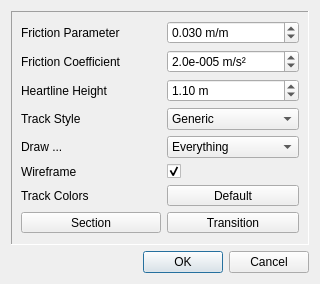
<?xml version="1.0" encoding="UTF-8"?>
<ui version="4.0">
 <class>TrackProperties</class>
 <widget class="QDialog" name="TrackProperties">
  <property name="geometry">
   <rect>
    <x>0</x>
    <y>0</y>
    <width>320</width>
    <height>284</height>
   </rect>
  </property>
  <property name="minimumSize">
   <size>
    <width>320</width>
    <height>284</height>
   </size>
  </property>
  <property name="maximumSize">
   <size>
    <width>320</width>
    <height>284</height>
   </size>
  </property>
  <property name="windowTitle">
   <string>Dialog</string>
  </property>
  <layout class="QGridLayout" name="gridLayout">
   <item row="0" column="0">
    <widget class="QFrame" name="trackFrame">
     <property name="maximumSize">
      <size>
       <width>16777215</width>
       <height>16777215</height>
      </size>
     </property>
     <property name="frameShape">
      <enum>QFrame::Panel</enum>
     </property>
     <property name="frameShadow">
      <enum>QFrame::Sunken</enum>
     </property>
     <layout class="QGridLayout" name="gridLayout_3">
      <item row="0" column="0">
       <widget class="QLabel" name="frictionLabel">
        <property name="minimumSize">
         <size>
          <width>140</width>
          <height>0</height>
         </size>
        </property>
        <property name="text">
         <string>Friction Parameter</string>
        </property>
       </widget>
      </item>
      <item row="0" column="1" colspan="2">
       <widget class="myQDoubleSpinBox" name="frictionBox">
        <property name="contextMenuPolicy">
         <enum>Qt::NoContextMenu</enum>
        </property>
        <property name="suffix">
         <string extracomment=" m/m"> m/m</string>
        </property>
        <property name="decimals">
         <number>3</number>
        </property>
        <property name="maximum">
         <double>2.000000000000000</double>
        </property>
        <property name="singleStep">
         <double>0.010000000000000</double>
        </property>
        <property name="value">
         <double>0.030000000000000</double>
        </property>
       </widget>
      </item>
      <item row="2" column="0">
       <widget class="QLabel" name="heartlineLabel">
        <property name="text">
         <string>Heartline Height</string>
        </property>
       </widget>
      </item>
      <item row="2" column="1" colspan="2">
       <widget class="myQDoubleSpinBox" name="heartlineBox">
        <property name="contextMenuPolicy">
         <enum>Qt::NoContextMenu</enum>
        </property>
        <property name="suffix">
         <string> m</string>
        </property>
        <property name="decimals">
         <number>2</number>
        </property>
        <property name="minimum">
         <double>-5.000000000000000</double>
        </property>
        <property name="maximum">
         <double>5.000000000000000</double>
        </property>
        <property name="singleStep">
         <double>0.100000000000000</double>
        </property>
        <property name="value">
         <double>1.100000000000000</double>
        </property>
       </widget>
      </item>
      <item row="6" column="0">
       <widget class="QLabel" name="colorLabel">
        <property name="text">
         <string>Track Colors</string>
        </property>
       </widget>
      </item>
      <item row="7" column="1" colspan="2">
       <widget class="QPushButton" name="transitionColorButton">
        <property name="sizePolicy">
         <sizepolicy hsizetype="Minimum" vsizetype="Minimum">
          <horstretch>0</horstretch>
          <verstretch>0</verstretch>
         </sizepolicy>
        </property>
        <property name="maximumSize">
         <size>
          <width>16777215</width>
          <height>21</height>
         </size>
        </property>
        <property name="text">
         <string>Transition</string>
        </property>
       </widget>
      </item>
      <item row="6" column="1" colspan="2">
       <widget class="QPushButton" name="defaultColorButton">
        <property name="sizePolicy">
         <sizepolicy hsizetype="Minimum" vsizetype="Minimum">
          <horstretch>0</horstretch>
          <verstretch>0</verstretch>
         </sizepolicy>
        </property>
        <property name="maximumSize">
         <size>
          <width>16777215</width>
          <height>21</height>
         </size>
        </property>
        <property name="text">
         <string>Default</string>
        </property>
       </widget>
      </item>
      <item row="7" column="0">
       <widget class="QPushButton" name="sectionColorButton">
        <property name="sizePolicy">
         <sizepolicy hsizetype="Minimum" vsizetype="Minimum">
          <horstretch>0</horstretch>
          <verstretch>0</verstretch>
         </sizepolicy>
        </property>
        <property name="maximumSize">
         <size>
          <width>16777215</width>
          <height>21</height>
         </size>
        </property>
        <property name="text">
         <string>Section</string>
        </property>
       </widget>
      </item>
      <item row="4" column="0">
       <widget class="QLabel" name="label">
        <property name="text">
         <string>Draw ...</string>
        </property>
       </widget>
      </item>
      <item row="4" column="1" colspan="2">
       <widget class="QComboBox" name="drawBox">
        <item>
         <property name="text">
          <string>Everything</string>
         </property>
        </item>
        <item>
         <property name="text">
          <string>Track only</string>
         </property>
        </item>
        <item>
         <property name="text">
          <string>Heartline only</string>
         </property>
        </item>
       </widget>
      </item>
      <item row="3" column="0">
       <widget class="QLabel" name="label_2">
        <property name="text">
         <string>Track Style</string>
        </property>
       </widget>
      </item>
      <item row="3" column="1" colspan="2">
       <widget class="QComboBox" name="styleBox">
        <item>
         <property name="text">
          <string>Generic</string>
         </property>
        </item>
        <item>
         <property name="text">
          <string>Generic Flat</string>
         </property>
        </item>
        <item>
         <property name="text">
          <string>Vekoma</string>
         </property>
        </item>
        <item>
         <property name="text">
          <string>B&amp;M</string>
         </property>
        </item>
        <item>
         <property name="text">
          <string>Triangle</string>
         </property>
        </item>
        <item>
         <property name="text">
          <string>Box</string>
         </property>
        </item>
        <item>
         <property name="text">
          <string>Small Flat</string>
         </property>
        </item>
        <item>
         <property name="text">
          <string>Double Spine</string>
         </property>
        </item>
       </widget>
      </item>
      <item row="5" column="1">
       <widget class="QCheckBox" name="wireframeBox">
        <property name="text">
         <string/>
        </property>
        <property name="checked">
         <bool>true</bool>
        </property>
       </widget>
      </item>
      <item row="5" column="0">
       <widget class="QLabel" name="label_3">
        <property name="text">
         <string>Wireframe</string>
        </property>
       </widget>
      </item>
      <item row="1" column="0">
       <widget class="QLabel" name="resistanceLabel">
        <property name="minimumSize">
         <size>
          <width>140</width>
          <height>0</height>
         </size>
        </property>
        <property name="text">
         <string>Friction Coefficient</string>
        </property>
       </widget>
      </item>
      <item row="1" column="1" colspan="2">
       <widget class="myQDoubleSpinBox" name="resistanceBox">
        <property name="contextMenuPolicy">
         <enum>Qt::NoContextMenu</enum>
        </property>
        <property name="suffix">
         <string>e-005 m/s²</string>
        </property>
        <property name="decimals">
         <number>1</number>
        </property>
        <property name="maximum">
         <double>100.000000000000000</double>
        </property>
        <property name="singleStep">
         <double>1.000000000000000</double>
        </property>
        <property name="value">
         <double>2.000000000000000</double>
        </property>
       </widget>
      </item>
     </layout>
    </widget>
   </item>
   <item row="1" column="0">
    <widget class="QDialogButtonBox" name="buttonBox">
     <property name="orientation">
      <enum>Qt::Horizontal</enum>
     </property>
     <property name="standardButtons">
      <set>QDialogButtonBox::Cancel|QDialogButtonBox::Ok</set>
     </property>
    </widget>
   </item>
  </layout>
 </widget>
 <customwidgets>
  <customwidget>
   <class>myQDoubleSpinBox</class>
   <extends>QDoubleSpinBox</extends>
   <header>myqdoublespinbox.h</header>
  </customwidget>
 </customwidgets>
 <resources/>
 <connections>
  <connection>
   <sender>buttonBox</sender>
   <signal>accepted()</signal>
   <receiver>TrackProperties</receiver>
   <slot>accept()</slot>
   <hints>
    <hint type="sourcelabel">
     <x>248</x>
     <y>254</y>
    </hint>
    <hint type="destinationlabel">
     <x>157</x>
     <y>274</y>
    </hint>
   </hints>
  </connection>
  <connection>
   <sender>buttonBox</sender>
   <signal>rejected()</signal>
   <receiver>TrackProperties</receiver>
   <slot>reject()</slot>
   <hints>
    <hint type="sourcelabel">
     <x>316</x>
     <y>260</y>
    </hint>
    <hint type="destinationlabel">
     <x>286</x>
     <y>274</y>
    </hint>
   </hints>
  </connection>
 </connections>
</ui>
